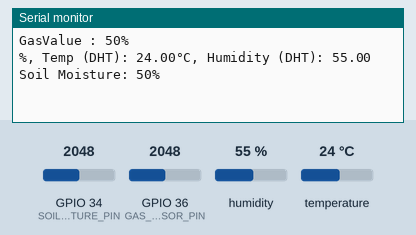
Simulated run of this sketch. Board: ESP32. On the bench: the last lines printed to the serial monitor. The inputs (shaded band) are chosen by the test bench; at power-on: humidity 55 %, GPIO 34 (SOIL_MOISTURE_PIN) = 2048, GPIO 36 (GAS_SENSOR_PIN) = 2048, temperature 24 °C. WiFi joins after 1.5 s; servers stay silent unless stated.

Above: at 3.0 s.
3.1 s: humidity set to 22 %
4.6 s: GPIO 34 (SOIL_MOISTURE_PIN) set to 2866
At 5.4 s:
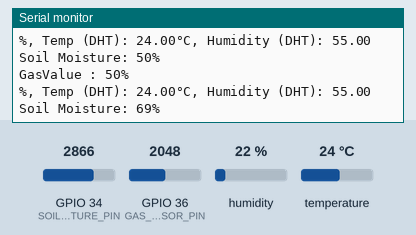
6.1 s: GPIO 36 (GAS_SENSOR_PIN) set to 2866
At 7.4 s:
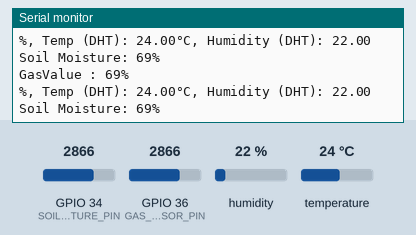
7.6 s: temperature set to 12 °C
At 9.0 s:
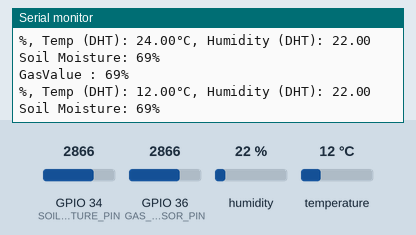
9.1 s: GPIO 34 (SOIL_MOISTURE_PIN) set to 3972
At 10.4 s:
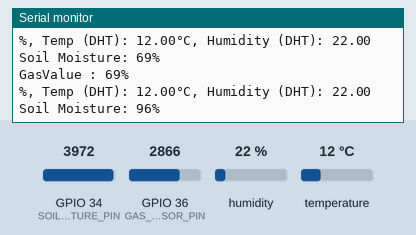
10.6 s: GPIO 36 (GAS_SENSOR_PIN) set to 3972
At 11.2 s:
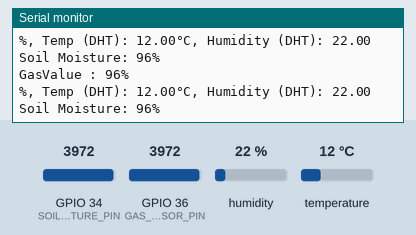
Timing chart, 0 to 13.1 s (numbered marks = the images above; inputs shaded):
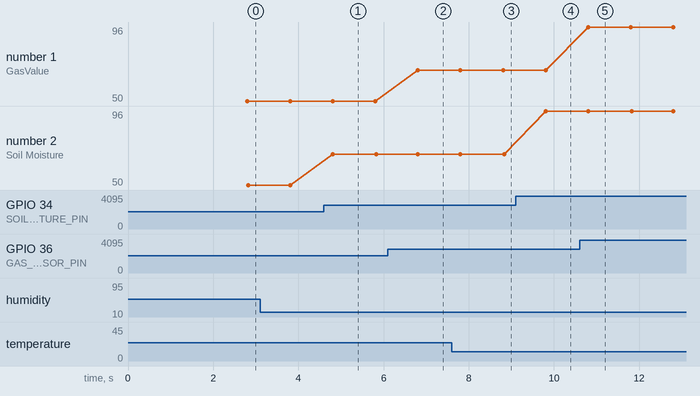

The sketch:

FNsause.ino
```cpp
#define BLYNK_TEMPLATE_ID "TMPL6bxBLVsc-"
#define BLYNK_TEMPLATE_NAME "smart farm"
#define BLYNK_AUTH_TOKEN "8w3OQsJvX4SyBpMriYqqYkw1Vfr_y9aB"

#include <WiFiClient.h>
#include <BlynkSimpleEsp32.h>
#include <DHT.h>

#define GAS_SENSOR_PIN 36  //GPIO36 SVP
#define DHT_PIN 32  //GPIO32 P32
#define DHTTYPE DHT11
#define SOIL_MOISTURE_PIN 34 //GPIO34 P34

BlynkTimer timer;

//WIFI+Password
char ssid[] = "esuspenhereraika?";
char pass[] = "nongchoc3rd";

DHT dht(DHT_PIN, DHTTYPE);

void setup() {
  Serial.begin(115200);
  Blynk.begin(BLYNK_AUTH_TOKEN, ssid, pass, "blynk.cloud", 80);
  dht.begin();
  timer.setInterval(1000L, sendSensorData);
}

void sendSensorData() {

  //gas senser
  int gasValue = analogRead(GAS_SENSOR_PIN);
  gasValue = map(gasValue, 0, 4095, 0, 100);

  Blynk.virtualWrite(V0, gasValue);

  Serial.print("GasValue : ");
  Serial.print(gasValue);
  Serial.println("%");

 //DHT11
  float dhtTemp = dht.readTemperature();
  float dhtHum = dht.readHumidity();

  if (isnan(dhtTemp) || isnan(dhtHum)) {
    Serial.println("Failed to read from DHT sensor!");
    return;
  }

  Blynk.virtualWrite(V1, dhtTemp);
  Blynk.virtualWrite(V2, dhtHum);

  Serial.print("%, Temp (DHT): ");
  Serial.print(dhtTemp);
  Serial.print("°C, Humidity (DHT): ");
  Serial.println(dhtHum);

  //soilmoisturevalue
  int soilMoistureValue = analogRead(SOIL_MOISTURE_PIN);
  soilMoistureValue = map(soilMoistureValue, 0, 4095, 0, 100);

  Blynk.virtualWrite(V3, soilMoistureValue);

  Serial.print("Soil Moisture: ");
  Serial.print(soilMoistureValue);
  Serial.println("%");
}

void loop() {
  Blynk.run();
  timer.run();
}
```

Measured:
- after the input at 4.6 s, the serial monitor: prints a new line after 0.21 s (image 1)
- after the input at 6.1 s, the serial monitor: prints a new line after 0.70 s (image 2)
- after the input at 7.6 s, the serial monitor: prints a new line after 1.2 s (image 3)
- after the input at 9.1 s, the serial monitor: prints a new line after 0.71 s (image 4)
- after the input at 10.6 s, the serial monitor: prints a new line after 0.20 s (image 5)
- plotted number 2: 50 → 69 after the input at 4.6 s, 69 → 96 after the input at 9.1 s
